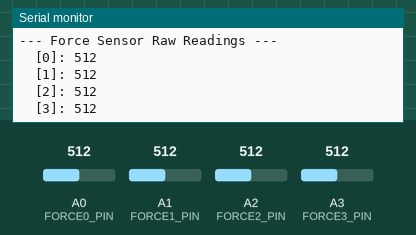
Simulated run of this sketch. Board: Arduino Uno, built with avr-gcc and run on an emulated ATmega328P. Shown: the last lines printed to the serial monitor. The test bench sets the inputs (shaded band); at power-on: A1 (FORCE1_PIN) = 512, A0 (FORCE0_PIN) = 512, A2 (FORCE2_PIN) = 512, A3 (FORCE3_PIN) = 512.

Above: at 8.8 s.
8.9 s: A1 (FORCE1_PIN) set to 104
At 9.71 s:
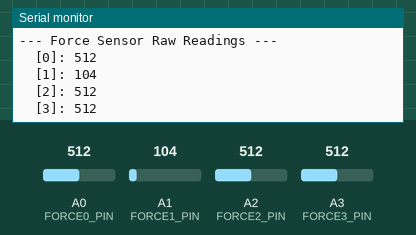
10.4 s: A1 (FORCE1_PIN) set to 92
At 11.27 s:
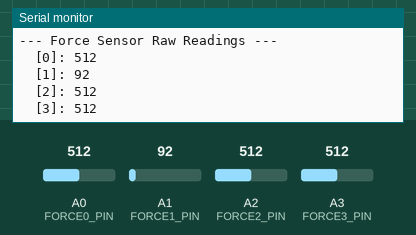
Timing chart, 0 to 13.4 s (numbered marks = the images above; inputs shaded):
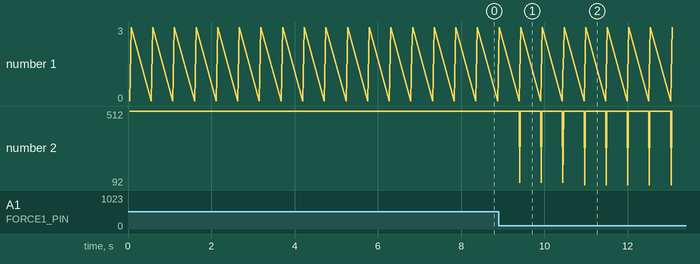

The sketch:

forceSensorTest.ino
```cpp
#define FORCE0_PIN A0
#define FORCE1_PIN A1
#define FORCE2_PIN A2
#define FORCE3_PIN A3

const int FORCE_THRESH = 610;  // 0–1023 range, value from calibration

void setup() {
  Serial.begin(9600);
  // (Analog pins default to INPUT, but harmless to be explicit once)
  pinMode(FORCE0_PIN, INPUT);
  pinMode(FORCE1_PIN, INPUT);
  pinMode(FORCE2_PIN, INPUT);
  pinMode(FORCE3_PIN, INPUT);
}

void testForceSensors() {
  Serial.println(F("\n--- Force Sensor Raw Readings ---"));
  Serial.print(F("  [0]: ")); Serial.println(analogRead(FORCE0_PIN));
  Serial.print(F("  [1]: ")); Serial.println(analogRead(FORCE1_PIN));
  Serial.print(F("  [2]: ")); Serial.println(analogRead(FORCE2_PIN));
  Serial.print(F("  [3]: ")); Serial.println(analogRead(FORCE3_PIN));
  delay(500);  // half-second between samples
}

void loop() {
  testForceSensors();
  // once you see non-zero readings, comment out testForceSensors()
  // and return to your FSM logic
}
```

Measured:
- after the input at 8.9 s, the serial monitor: prints a new line after 0.51 s (image 1)
- after the input at 10.4 s, the serial monitor: prints a new line after 0.57 s (image 2)
